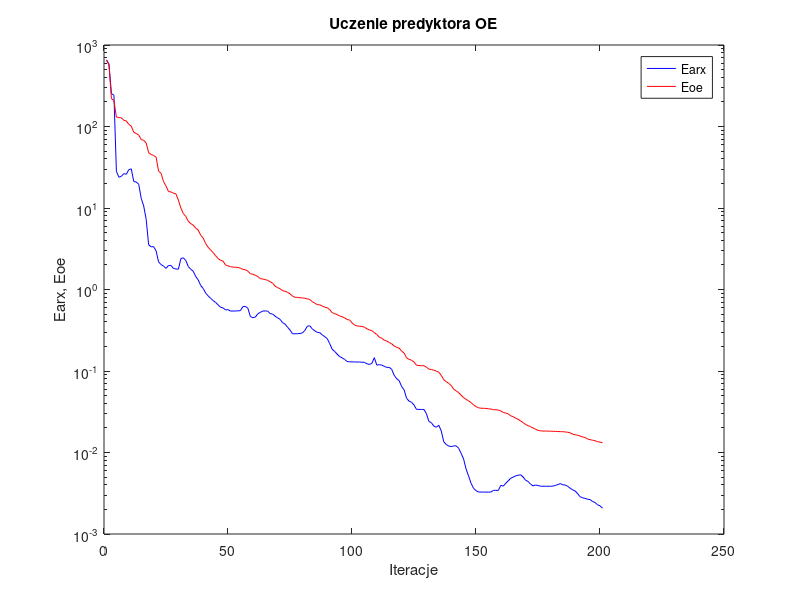
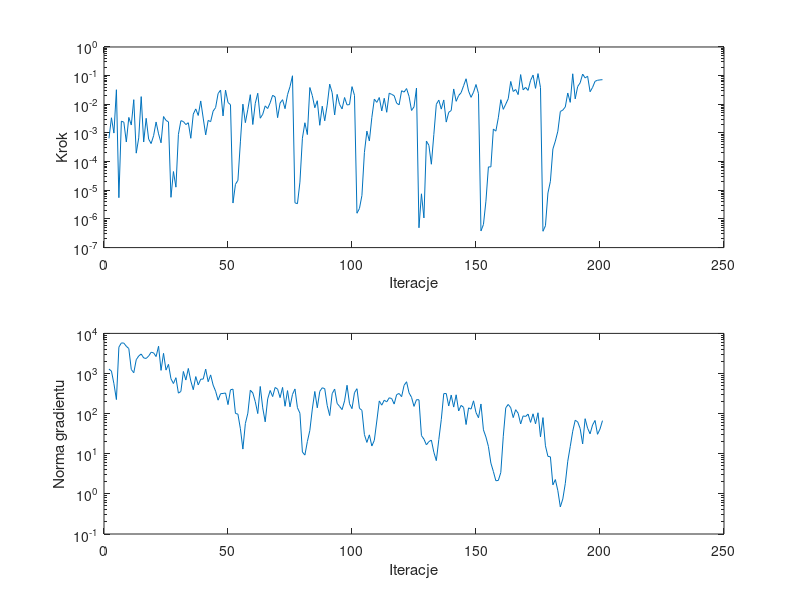

MATLAB code to generate these figures, in order:
%uczenie predyktora oe
clear all;
n=0; farx(n+1)=6.583746e+002; foe(n+1)=6.518038e+002; wspucz(n+1)=0.000000e+000; ng(n+1)=0.000000e+000;
%odnowa zmiennej metryki
n=1; farx(n+1)=5.842862e+002; foe(n+1)=5.696602e+002; krok(n+1)=6.465635e-004; ng(n+1)=1.291518e+003;
n=2; farx(n+1)=2.526258e+002; foe(n+1)=2.191962e+002; krok(n+1)=3.388445e-003; ng(n+1)=1.149299e+003;
n=3; farx(n+1)=2.424557e+002; foe(n+1)=2.084722e+002; krok(n+1)=9.915259e-004; ng(n+1)=5.571485e+002;
n=4; farx(n+1)=2.820998e+001; foe(n+1)=1.304368e+002; krok(n+1)=3.224490e-002; ng(n+1)=2.241680e+002;
n=5; farx(n+1)=2.386371e+001; foe(n+1)=1.289536e+002; krok(n+1)=5.513365e-006; ng(n+1)=4.545732e+003;
n=6; farx(n+1)=2.447679e+001; foe(n+1)=1.277103e+002; krok(n+1)=2.583925e-003; ng(n+1)=5.790706e+003;
n=7; farx(n+1)=2.639656e+001; foe(n+1)=1.191883e+002; krok(n+1)=2.371550e-003; ng(n+1)=5.728336e+003;
n=8; farx(n+1)=2.593556e+001; foe(n+1)=1.168738e+002; krok(n+1)=4.835723e-004; ng(n+1)=4.767954e+003;
n=9; farx(n+1)=2.953562e+001; foe(n+1)=1.062501e+002; krok(n+1)=3.485222e-003; ng(n+1)=4.199385e+003;
n=10; farx(n+1)=3.020879e+001; foe(n+1)=1.009857e+002; krok(n+1)=1.889294e-003; ng(n+1)=1.262462e+003;
n=11; farx(n+1)=2.113140e+001; foe(n+1)=8.506424e+001; krok(n+1)=1.450364e-002; ng(n+1)=1.045544e+003;
n=12; farx(n+1)=2.084498e+001; foe(n+1)=8.206465e+001; krok(n+1)=1.974847e-004; ng(n+1)=2.208062e+003;
n=13; farx(n+1)=1.956640e+001; foe(n+1)=7.844912e+001; krok(n+1)=6.738436e-004; ng(n+1)=2.737376e+003;
n=14; farx(n+1)=1.315075e+001; foe(n+1)=6.919428e+001; krok(n+1)=1.853599e-002; ng(n+1)=3.063225e+003;
n=15; farx(n+1)=1.060745e+001; foe(n+1)=6.756821e+001; krok(n+1)=4.835723e-004; ng(n+1)=2.445041e+003;
n=16; farx(n+1)=7.281814e+000; foe(n+1)=6.282834e+001; krok(n+1)=3.248447e-003; ng(n+1)=2.374460e+003;
n=17; farx(n+1)=3.539139e+000; foe(n+1)=4.770125e+001; krok(n+1)=6.100243e-004; ng(n+1)=2.727356e+003;
n=18; farx(n+1)=3.342665e+000; foe(n+1)=4.526326e+001; krok(n+1)=4.261111e-004; ng(n+1)=3.383896e+003;
n=19; farx(n+1)=3.356398e+000; foe(n+1)=4.413728e+001; krok(n+1)=8.031637e-004; ng(n+1)=3.273296e+003;
n=20; farx(n+1)=2.981254e+000; foe(n+1)=4.214654e+001; krok(n+1)=2.415320e-003; ng(n+1)=2.645478e+003;
n=21; farx(n+1)=2.185284e+000; foe(n+1)=2.837897e+001; krok(n+1)=9.305128e-004; ng(n+1)=4.784621e+003;
n=22; farx(n+1)=2.020389e+000; foe(n+1)=2.671425e+001; krok(n+1)=4.532388e-004; ng(n+1)=1.197902e+003;
n=23; farx(n+1)=1.941522e+000; foe(n+1)=2.110715e+001; krok(n+1)=3.739948e-003; ng(n+1)=3.185137e+003;
n=24; farx(n+1)=1.815975e+000; foe(n+1)=1.859586e+001; krok(n+1)=2.742688e-003; ng(n+1)=1.216972e+003;
n=25; farx(n+1)=1.969305e+000; foe(n+1)=1.592407e+001; krok(n+1)=2.426196e-003; ng(n+1)=1.693953e+003;
%odnowa zmiennej metryki
n=26; farx(n+1)=1.974091e+000; foe(n+1)=1.576136e+001; krok(n+1)=5.685733e-006; ng(n+1)=7.387860e+002;
n=27; farx(n+1)=1.813393e+000; foe(n+1)=1.519959e+001; krok(n+1)=4.506169e-005; ng(n+1)=5.631358e+002;
n=28; farx(n+1)=1.787873e+000; foe(n+1)=1.490739e+001; krok(n+1)=1.285784e-005; ng(n+1)=7.865679e+002;
n=29; farx(n+1)=1.774889e+000; foe(n+1)=1.247333e+001; krok(n+1)=8.898758e-004; ng(n+1)=3.242134e+002;
n=30; farx(n+1)=2.397854e+000; foe(n+1)=9.974953e+000; krok(n+1)=2.677949e-003; ng(n+1)=3.575693e+002;
n=31; farx(n+1)=2.447985e+000; foe(n+1)=8.548580e+000; krok(n+1)=2.511123e-003; ng(n+1)=1.125032e+003;
n=32; farx(n+1)=2.268724e+000; foe(n+1)=7.880425e+000; krok(n+1)=1.958759e-003; ng(n+1)=6.881863e+002;
n=33; farx(n+1)=1.912263e+000; foe(n+1)=6.874710e+000; krok(n+1)=2.274128e-003; ng(n+1)=1.337632e+003;
n=34; farx(n+1)=1.772498e+000; foe(n+1)=6.419220e+000; krok(n+1)=6.518015e-004; ng(n+1)=6.507662e+002;
n=35; farx(n+1)=1.670032e+000; foe(n+1)=6.155822e+000; krok(n+1)=4.541426e-003; ng(n+1)=3.952382e+002;
n=36; farx(n+1)=1.438212e+000; foe(n+1)=5.640540e+000; krok(n+1)=6.905382e-003; ng(n+1)=8.388151e+002;
n=37; farx(n+1)=1.310883e+000; foe(n+1)=5.367256e+000; krok(n+1)=4.077649e-003; ng(n+1)=5.201800e+002;
n=38; farx(n+1)=1.117696e+000; foe(n+1)=4.631680e+000; krok(n+1)=1.308935e-002; ng(n+1)=7.214356e+002;
n=39; farx(n+1)=1.028279e+000; foe(n+1)=4.272426e+000; krok(n+1)=3.303815e-003; ng(n+1)=7.268544e+002;
n=40; farx(n+1)=9.043425e-001; foe(n+1)=3.652929e+000; krok(n+1)=8.566255e-004; ng(n+1)=1.287618e+003;
n=41; farx(n+1)=8.343119e-001; foe(n+1)=3.295207e+000; krok(n+1)=2.742688e-003; ng(n+1)=6.248582e+002;
n=42; farx(n+1)=7.789697e-001; foe(n+1)=3.055165e+000; krok(n+1)=2.478671e-003; ng(n+1)=9.233844e+002;
n=43; farx(n+1)=7.316954e-001; foe(n+1)=2.837920e+000; krok(n+1)=5.767896e-003; ng(n+1)=5.146670e+002;
n=44; farx(n+1)=6.944084e-001; foe(n+1)=2.599029e+000; krok(n+1)=7.680234e-003; ng(n+1)=3.630266e+002;
n=45; farx(n+1)=6.480146e-001; foe(n+1)=2.402852e+000; krok(n+1)=2.362755e-002; ng(n+1)=2.165936e+002;
n=46; farx(n+1)=6.045359e-001; foe(n+1)=2.277292e+000; krok(n+1)=3.129602e-002; ng(n+1)=3.142797e+002;
n=47; farx(n+1)=5.947800e-001; foe(n+1)=2.233612e+000; krok(n+1)=3.929986e-003; ng(n+1)=3.180725e+002;
n=48; farx(n+1)=5.617309e-001; foe(n+1)=1.996191e+000; krok(n+1)=3.130011e-002; ng(n+1)=3.269430e+002;
n=49; farx(n+1)=5.663438e-001; foe(n+1)=1.950946e+000; krok(n+1)=1.153579e-002; ng(n+1)=1.678040e+002;
n=50; farx(n+1)=5.439710e-001; foe(n+1)=1.906597e+000; krok(n+1)=9.690117e-003; ng(n+1)=3.930651e+002;
%odnowa zmiennej metryki
n=51; farx(n+1)=5.441855e-001; foe(n+1)=1.880522e+000; krok(n+1)=3.586316e-006; ng(n+1)=4.081673e+002;
n=52; farx(n+1)=5.454044e-001; foe(n+1)=1.873928e+000; krok(n+1)=1.611741e-005; ng(n+1)=1.012094e+002;
n=53; farx(n+1)=5.470528e-001; foe(n+1)=1.864439e+000; krok(n+1)=2.226248e-005; ng(n+1)=9.715183e+001;
n=54; farx(n+1)=5.505499e-001; foe(n+1)=1.825767e+000; krok(n+1)=4.896899e-004; ng(n+1)=4.192840e+001;
n=55; farx(n+1)=6.171312e-001; foe(n+1)=1.766113e+000; krok(n+1)=1.012568e-002; ng(n+1)=1.307749e+001;
n=56; farx(n+1)=6.195073e-001; foe(n+1)=1.750219e+000; krok(n+1)=2.287557e-003; ng(n+1)=5.678342e+001;
n=57; farx(n+1)=5.904530e-001; foe(n+1)=1.677093e+000; krok(n+1)=6.669234e-003; ng(n+1)=1.026380e+002;
n=58; farx(n+1)=4.677035e-001; foe(n+1)=1.562830e+000; krok(n+1)=2.165649e-002; ng(n+1)=3.834769e+002;
n=59; farx(n+1)=4.503418e-001; foe(n+1)=1.536462e+000; krok(n+1)=1.970836e-003; ng(n+1)=3.282208e+002;
n=60; farx(n+1)=4.583314e-001; foe(n+1)=1.498761e+000; krok(n+1)=1.086709e-002; ng(n+1)=1.988584e+002;
n=61; farx(n+1)=5.031636e-001; foe(n+1)=1.442494e+000; krok(n+1)=2.428721e-002; ng(n+1)=1.003167e+002;
n=62; farx(n+1)=5.233636e-001; foe(n+1)=1.361654e+000; krok(n+1)=3.272561e-003; ng(n+1)=4.755814e+002;
n=63; farx(n+1)=5.442645e-001; foe(n+1)=1.343316e+000; krok(n+1)=4.478448e-003; ng(n+1)=1.394724e+002;
n=64; farx(n+1)=5.453872e-001; foe(n+1)=1.327491e+000; krok(n+1)=8.806488e-003; ng(n+1)=6.249326e+001;
n=65; farx(n+1)=5.440669e-001; foe(n+1)=1.294182e+000; krok(n+1)=7.117955e-003; ng(n+1)=2.323087e+002;
n=66; farx(n+1)=5.058733e-001; foe(n+1)=1.243418e+000; krok(n+1)=1.129495e-002; ng(n+1)=3.779573e+002;
n=67; farx(n+1)=5.005156e-001; foe(n+1)=1.199110e+000; krok(n+1)=2.067140e-002; ng(n+1)=2.659698e+002;
n=68; farx(n+1)=4.699911e-001; foe(n+1)=1.097806e+000; krok(n+1)=1.808357e-002; ng(n+1)=4.494268e+002;
n=69; farx(n+1)=4.489745e-001; foe(n+1)=1.053975e+000; krok(n+1)=3.416397e-003; ng(n+1)=4.084199e+002;
n=70; farx(n+1)=4.299990e-001; foe(n+1)=1.024273e+000; krok(n+1)=1.109636e-002; ng(n+1)=2.503622e+002;
n=71; farx(n+1)=3.924533e-001; foe(n+1)=9.661403e-001; krok(n+1)=1.450364e-002; ng(n+1)=4.503277e+002;
n=72; farx(n+1)=3.763664e-001; foe(n+1)=9.524447e-001; krok(n+1)=7.029269e-003; ng(n+1)=1.528581e+002;
n=73; farx(n+1)=3.446682e-001; foe(n+1)=9.233331e-001; krok(n+1)=2.160287e-002; ng(n+1)=3.750016e+002;
n=74; farx(n+1)=3.190368e-001; foe(n+1)=8.855787e-001; krok(n+1)=4.138946e-002; ng(n+1)=1.475923e+002;
n=75; farx(n+1)=2.860790e-001; foe(n+1)=8.295475e-001; krok(n+1)=9.907791e-002; ng(n+1)=3.008279e+002;
%odnowa zmiennej metryki
n=76; farx(n+1)=2.865210e-001; foe(n+1)=8.024901e-001; krok(n+1)=3.652351e-006; ng(n+1)=4.120621e+002;
n=77; farx(n+1)=2.867344e-001; foe(n+1)=7.997966e-001; krok(n+1)=3.399386e-006; ng(n+1)=1.405752e+002;
n=78; farx(n+1)=2.887833e-001; foe(n+1)=7.921549e-001; krok(n+1)=1.924408e-005; ng(n+1)=1.024057e+002;
n=79; farx(n+1)=2.931517e-001; foe(n+1)=7.883937e-001; krok(n+1)=6.553529e-004; ng(n+1)=1.107899e+001;
n=80; farx(n+1)=3.143966e-001; foe(n+1)=7.809244e-001; krok(n+1)=2.269576e-003; ng(n+1)=9.267750e+000;
n=81; farx(n+1)=3.550891e-001; foe(n+1)=7.687746e-001; krok(n+1)=8.790130e-004; ng(n+1)=2.017790e+001;
n=82; farx(n+1)=3.581915e-001; foe(n+1)=7.519404e-001; krok(n+1)=3.850210e-002; ng(n+1)=3.822793e+001;
n=83; farx(n+1)=3.278875e-001; foe(n+1)=7.100606e-001; krok(n+1)=2.008899e-002; ng(n+1)=1.303103e+002;
n=84; farx(n+1)=3.114953e-001; foe(n+1)=6.786714e-001; krok(n+1)=7.585588e-003; ng(n+1)=3.567266e+002;
n=85; farx(n+1)=2.979948e-001; foe(n+1)=6.526090e-001; krok(n+1)=1.333847e-002; ng(n+1)=1.398027e+002;
n=86; farx(n+1)=2.953526e-001; foe(n+1)=6.490956e-001; krok(n+1)=1.853619e-003; ng(n+1)=3.585708e+002;
n=87; farx(n+1)=2.775748e-001; foe(n+1)=6.270566e-001; krok(n+1)=8.580693e-003; ng(n+1)=4.410313e+002;
n=88; farx(n+1)=2.638050e-001; foe(n+1)=6.067681e-001; krok(n+1)=2.659087e-003; ng(n+1)=4.199678e+002;
n=89; farx(n+1)=2.502928e-001; foe(n+1)=5.976140e-001; krok(n+1)=9.356732e-003; ng(n+1)=1.600453e+002;
n=90; farx(n+1)=2.173496e-001; foe(n+1)=5.664321e-001; krok(n+1)=5.059367e-002; ng(n+1)=8.951027e+001;
n=91; farx(n+1)=1.846063e-001; foe(n+1)=5.196076e-001; krok(n+1)=2.541206e-002; ng(n+1)=3.148421e+002;
n=92; farx(n+1)=1.740993e-001; foe(n+1)=5.065051e-001; krok(n+1)=4.243311e-003; ng(n+1)=4.098650e+002;
n=93; farx(n+1)=1.612053e-001; foe(n+1)=4.928657e-001; krok(n+1)=2.219272e-002; ng(n+1)=1.803904e+002;
n=94; farx(n+1)=1.503422e-001; foe(n+1)=4.732514e-001; krok(n+1)=9.832841e-003; ng(n+1)=1.510608e+002;
n=95; farx(n+1)=1.451917e-001; foe(n+1)=4.641065e-001; krok(n+1)=6.907945e-003; ng(n+1)=1.260528e+002;
n=96; farx(n+1)=1.389039e-001; foe(n+1)=4.497356e-001; krok(n+1)=1.725161e-002; ng(n+1)=2.082136e+002;
n=97; farx(n+1)=1.309556e-001; foe(n+1)=4.281765e-001; krok(n+1)=9.505482e-003; ng(n+1)=5.092437e+002;
n=98; farx(n+1)=1.295014e-001; foe(n+1)=4.224985e-001; krok(n+1)=9.778245e-003; ng(n+1)=1.766253e+002;
n=99; farx(n+1)=1.296526e-001; foe(n+1)=3.904463e-001; krok(n+1)=4.134280e-002; ng(n+1)=1.331199e+002;
n=100; farx(n+1)=1.288736e-001; foe(n+1)=3.671431e-001; krok(n+1)=2.055621e-002; ng(n+1)=3.329921e+002;
%odnowa zmiennej metryki
n=101; farx(n+1)=1.289917e-001; foe(n+1)=3.566279e-001; krok(n+1)=1.581345e-006; ng(n+1)=4.183854e+002;
n=102; farx(n+1)=1.289093e-001; foe(n+1)=3.551703e-001; krok(n+1)=2.315967e-006; ng(n+1)=1.357478e+002;
n=103; farx(n+1)=1.281770e-001; foe(n+1)=3.512436e-001; krok(n+1)=6.597523e-006; ng(n+1)=1.211363e+002;
n=104; farx(n+1)=1.277384e-001; foe(n+1)=3.456384e-001; krok(n+1)=2.084136e-004; ng(n+1)=3.011061e+001;
n=105; farx(n+1)=1.227834e-001; foe(n+1)=3.299137e-001; krok(n+1)=1.162042e-003; ng(n+1)=1.916538e+001;
n=106; farx(n+1)=1.203493e-001; foe(n+1)=3.191432e-001; krok(n+1)=5.234410e-004; ng(n+1)=2.962316e+001;
n=107; farx(n+1)=1.240502e-001; foe(n+1)=3.130744e-001; krok(n+1)=3.485222e-003; ng(n+1)=1.558918e+001;
n=108; farx(n+1)=1.455719e-001; foe(n+1)=2.956546e-001; krok(n+1)=1.511671e-002; ng(n+1)=2.160100e+001;
n=109; farx(n+1)=1.181175e-001; foe(n+1)=2.804927e-001; krok(n+1)=1.165868e-002; ng(n+1)=6.545025e+001;
n=110; farx(n+1)=1.195713e-001; foe(n+1)=2.600222e-001; krok(n+1)=1.725161e-002; ng(n+1)=2.071351e+002;
n=111; farx(n+1)=1.183091e-001; foe(n+1)=2.521925e-001; krok(n+1)=5.879121e-003; ng(n+1)=1.626875e+002;
n=112; farx(n+1)=1.141411e-001; foe(n+1)=2.386079e-001; krok(n+1)=1.621660e-002; ng(n+1)=2.165407e+002;
n=113; farx(n+1)=1.106516e-001; foe(n+1)=2.335042e-001; krok(n+1)=5.269205e-003; ng(n+1)=1.961240e+002;
n=114; farx(n+1)=1.109966e-001; foe(n+1)=2.235451e-001; krok(n+1)=2.447519e-002; ng(n+1)=2.485778e+002;
n=115; farx(n+1)=1.048615e-001; foe(n+1)=2.157197e-001; krok(n+1)=2.219272e-002; ng(n+1)=2.377215e+002;
n=116; farx(n+1)=8.876318e-002; foe(n+1)=2.027734e-001; krok(n+1)=2.000182e-002; ng(n+1)=1.731943e+002;
n=117; farx(n+1)=8.029630e-002; foe(n+1)=1.950116e-001; krok(n+1)=1.095618e-002; ng(n+1)=2.982520e+002;
n=118; farx(n+1)=7.633776e-002; foe(n+1)=1.910053e-001; krok(n+1)=9.602589e-003; ng(n+1)=3.176160e+002;
n=119; farx(n+1)=6.452215e-002; foe(n+1)=1.759593e-001; krok(n+1)=2.977118e-002; ng(n+1)=2.649273e+002;
n=120; farx(n+1)=5.875527e-002; foe(n+1)=1.660450e-001; krok(n+1)=2.667694e-002; ng(n+1)=5.073139e+002;
n=121; farx(n+1)=4.637560e-002; foe(n+1)=1.452018e-001; krok(n+1)=3.542231e-002; ng(n+1)=6.236016e+002;
n=122; farx(n+1)=4.266811e-002; foe(n+1)=1.388979e-001; krok(n+1)=1.893212e-002; ng(n+1)=3.296459e+002;
n=123; farx(n+1)=4.138690e-002; foe(n+1)=1.356861e-001; krok(n+1)=6.099924e-003; ng(n+1)=2.553783e+002;
n=124; farx(n+1)=3.833193e-002; foe(n+1)=1.289401e-001; krok(n+1)=8.128862e-003; ng(n+1)=1.515013e+002;
n=125; farx(n+1)=3.385180e-002; foe(n+1)=1.178629e-001; krok(n+1)=3.678347e-002; ng(n+1)=2.230496e+002;
%odnowa zmiennej metryki
n=126; farx(n+1)=3.382426e-002; foe(n+1)=1.164348e-001; krok(n+1)=4.915571e-007; ng(n+1)=2.211577e+002;
n=127; farx(n+1)=3.373360e-002; foe(n+1)=1.161908e-001; krok(n+1)=7.535405e-006; ng(n+1)=2.840278e+001;
n=128; farx(n+1)=3.373100e-002; foe(n+1)=1.161717e-001; krok(n+1)=1.083419e-006; ng(n+1)=2.316051e+001;
n=129; farx(n+1)=2.998680e-002; foe(n+1)=1.116356e-001; krok(n+1)=5.216764e-004; ng(n+1)=1.670196e+001;
n=130; farx(n+1)=2.407068e-002; foe(n+1)=1.052985e-001; krok(n+1)=3.716872e-004; ng(n+1)=2.008434e+001;
n=131; farx(n+1)=2.318655e-002; foe(n+1)=1.042767e-001; krok(n+1)=8.104372e-005; ng(n+1)=2.189770e+001;
n=132; farx(n+1)=2.104652e-002; foe(n+1)=1.023087e-001; krok(n+1)=8.861138e-004; ng(n+1)=1.091414e+001;
n=133; farx(n+1)=2.044409e-002; foe(n+1)=9.962988e-002; krok(n+1)=1.000726e-002; ng(n+1)=6.746480e+000;
n=134; farx(n+1)=2.157618e-002; foe(n+1)=9.651449e-002; krok(n+1)=1.400181e-002; ng(n+1)=2.251773e+001;
n=135; farx(n+1)=1.834001e-002; foe(n+1)=8.825315e-002; krok(n+1)=6.800237e-003; ng(n+1)=7.108922e+001;
n=136; farx(n+1)=1.355472e-002; foe(n+1)=7.809649e-002; krok(n+1)=1.417782e-002; ng(n+1)=3.152947e+002;
n=137; farx(n+1)=1.252645e-002; foe(n+1)=7.395757e-002; krok(n+1)=2.396053e-003; ng(n+1)=3.173175e+002;
n=138; farx(n+1)=1.200821e-002; foe(n+1)=7.069735e-002; krok(n+1)=5.269205e-003; ng(n+1)=1.551250e+002;
n=139; farx(n+1)=1.182289e-002; foe(n+1)=6.647659e-002; krok(n+1)=6.053639e-003; ng(n+1)=2.907635e+002;
n=140; farx(n+1)=1.203481e-002; foe(n+1)=5.968489e-002; krok(n+1)=3.432277e-002; ng(n+1)=1.457166e+002;
n=141; farx(n+1)=1.207686e-002; foe(n+1)=5.717279e-002; krok(n+1)=1.270603e-002; ng(n+1)=2.946735e+002;
n=142; farx(n+1)=1.127920e-002; foe(n+1)=5.432461e-002; krok(n+1)=2.024365e-002; ng(n+1)=1.164616e+002;
n=143; farx(n+1)=9.769852e-003; foe(n+1)=5.039765e-002; krok(n+1)=2.550930e-002; ng(n+1)=1.606085e+002;
n=144; farx(n+1)=8.322720e-003; foe(n+1)=4.717737e-002; krok(n+1)=4.438543e-002; ng(n+1)=1.431511e+002;
n=145; farx(n+1)=6.256305e-003; foe(n+1)=4.486599e-002; krok(n+1)=7.780615e-002; ng(n+1)=5.351786e+001;
n=146; farx(n+1)=5.149380e-003; foe(n+1)=4.304248e-002; krok(n+1)=2.900728e-002; ng(n+1)=1.392527e+002;
n=147; farx(n+1)=4.197922e-003; foe(n+1)=4.098600e-002; krok(n+1)=1.748904e-002; ng(n+1)=1.296914e+002;
n=148; farx(n+1)=3.636112e-003; foe(n+1)=3.835069e-002; krok(n+1)=2.643052e-002; ng(n+1)=2.085549e+002;
n=149; farx(n+1)=3.405170e-003; foe(n+1)=3.662875e-002; krok(n+1)=4.904612e-002; ng(n+1)=1.064961e+002;
n=150; farx(n+1)=3.273740e-003; foe(n+1)=3.538495e-002; krok(n+1)=2.351648e-002; ng(n+1)=7.897121e+001;
%odnowa zmiennej metryki
n=151; farx(n+1)=3.270476e-003; foe(n+1)=3.492003e-002; krok(n+1)=3.811871e-007; ng(n+1)=1.739936e+002;
n=152; farx(n+1)=3.270083e-003; foe(n+1)=3.488587e-002; krok(n+1)=6.395081e-007; ng(n+1)=3.942324e+001;
n=153; farx(n+1)=3.264714e-003; foe(n+1)=3.477519e-002; krok(n+1)=4.164656e-006; ng(n+1)=2.620620e+001;
n=154; farx(n+1)=3.268532e-003; foe(n+1)=3.432608e-002; krok(n+1)=6.537935e-005; ng(n+1)=1.523108e+001;
n=155; farx(n+1)=3.269441e-003; foe(n+1)=3.419663e-002; krok(n+1)=6.546014e-005; ng(n+1)=5.836955e+000;
n=156; farx(n+1)=3.423802e-003; foe(n+1)=3.358091e-002; krok(n+1)=1.371344e-003; ng(n+1)=3.621642e+000;
n=157; farx(n+1)=3.436080e-003; foe(n+1)=3.345661e-002; krok(n+1)=1.157298e-003; ng(n+1)=2.127273e+000;
n=158; farx(n+1)=3.421088e-003; foe(n+1)=3.317515e-002; krok(n+1)=3.390416e-003; ng(n+1)=2.160607e+000;
n=159; farx(n+1)=3.962887e-003; foe(n+1)=3.237021e-002; krok(n+1)=1.448480e-002; ng(n+1)=3.420241e+000;
n=160; farx(n+1)=3.868832e-003; foe(n+1)=3.094037e-002; krok(n+1)=6.669234e-003; ng(n+1)=2.735776e+001;
n=161; farx(n+1)=4.190107e-003; foe(n+1)=3.046717e-002; krok(n+1)=1.012183e-002; ng(n+1)=1.400855e+002;
n=162; farx(n+1)=4.489169e-003; foe(n+1)=2.977724e-002; krok(n+1)=1.564801e-002; ng(n+1)=1.695079e+002;
n=163; farx(n+1)=4.837145e-003; foe(n+1)=2.817128e-002; krok(n+1)=6.268030e-002; ng(n+1)=1.405094e+002;
n=164; farx(n+1)=4.984747e-003; foe(n+1)=2.752067e-002; krok(n+1)=2.799347e-002; ng(n+1)=7.968994e+001;
n=165; farx(n+1)=5.170468e-003; foe(n+1)=2.628722e-002; krok(n+1)=3.280985e-002; ng(n+1)=1.253600e+002;
n=166; farx(n+1)=5.265499e-003; foe(n+1)=2.558052e-002; krok(n+1)=2.183177e-002; ng(n+1)=1.019825e+002;
n=167; farx(n+1)=5.329642e-003; foe(n+1)=2.432815e-002; krok(n+1)=1.088405e-001; ng(n+1)=5.529104e+001;
n=168; farx(n+1)=5.000205e-003; foe(n+1)=2.330556e-002; krok(n+1)=3.201356e-002; ng(n+1)=8.785959e+001;
n=169; farx(n+1)=4.566444e-003; foe(n+1)=2.202153e-002; krok(n+1)=3.893014e-002; ng(n+1)=8.504202e+001;
n=170; farx(n+1)=4.417172e-003; foe(n+1)=2.141147e-002; krok(n+1)=3.052860e-002; ng(n+1)=9.731556e+001;
n=171; farx(n+1)=4.082865e-003; foe(n+1)=2.072068e-002; krok(n+1)=6.826594e-002; ng(n+1)=6.050583e+001;
n=172; farx(n+1)=3.892790e-003; foe(n+1)=2.002175e-002; krok(n+1)=1.046893e-001; ng(n+1)=9.901698e+001;
n=173; farx(n+1)=3.993146e-003; foe(n+1)=1.930019e-002; krok(n+1)=3.599004e-002; ng(n+1)=5.583074e+001;
n=174; farx(n+1)=3.934306e-003; foe(n+1)=1.868899e-002; krok(n+1)=1.178633e-001; ng(n+1)=1.050902e+002;
n=175; farx(n+1)=3.856146e-003; foe(n+1)=1.844055e-002; krok(n+1)=3.844828e-002; ng(n+1)=2.640330e+001;
%odnowa zmiennej metryki
n=176; farx(n+1)=3.856481e-003; foe(n+1)=1.833111e-002; krok(n+1)=3.716227e-007; ng(n+1)=7.959120e+001;
n=177; farx(n+1)=3.856907e-003; foe(n+1)=1.832565e-002; krok(n+1)=5.777624e-007; ng(n+1)=1.577640e+001;
n=178; farx(n+1)=3.852657e-003; foe(n+1)=1.830139e-002; krok(n+1)=8.012023e-006; ng(n+1)=8.613271e+000;
n=179; farx(n+1)=3.851478e-003; foe(n+1)=1.825477e-002; krok(n+1)=2.058283e-005; ng(n+1)=8.380060e+000;
n=180; farx(n+1)=3.872364e-003; foe(n+1)=1.821919e-002; krok(n+1)=2.752027e-004; ng(n+1)=1.676700e+000;
n=181; farx(n+1)=3.945433e-003; foe(n+1)=1.813225e-002; krok(n+1)=5.230348e-004; ng(n+1)=2.274312e+000;
n=182; farx(n+1)=4.040409e-003; foe(n+1)=1.807827e-002; krok(n+1)=1.151653e-003; ng(n+1)=1.201985e+000;
n=183; farx(n+1)=4.157504e-003; foe(n+1)=1.803942e-002; krok(n+1)=5.608324e-003; ng(n+1)=4.732279e-001;
n=184; farx(n+1)=4.022156e-003; foe(n+1)=1.798732e-002; krok(n+1)=6.283621e-003; ng(n+1)=7.473859e-001;
n=185; farx(n+1)=3.985493e-003; foe(n+1)=1.788794e-002; krok(n+1)=8.085176e-003; ng(n+1)=1.809309e+000;
n=186; farx(n+1)=3.844164e-003; foe(n+1)=1.771214e-002; krok(n+1)=2.476948e-002; ng(n+1)=6.518955e+000;
n=187; farx(n+1)=3.635393e-003; foe(n+1)=1.744428e-002; krok(n+1)=1.169933e-002; ng(n+1)=1.515240e+001;
n=188; farx(n+1)=3.480049e-003; foe(n+1)=1.674181e-002; krok(n+1)=1.160291e-001; ng(n+1)=3.643637e+001;
n=189; farx(n+1)=3.368701e-003; foe(n+1)=1.652541e-002; krok(n+1)=1.547432e-002; ng(n+1)=6.839101e+001;
n=190; farx(n+1)=3.121106e-003; foe(n+1)=1.624217e-002; krok(n+1)=4.171530e-002; ng(n+1)=6.240067e+001;
n=191; farx(n+1)=2.863894e-003; foe(n+1)=1.592643e-002; krok(n+1)=5.623415e-002; ng(n+1)=4.245827e+001;
n=192; farx(n+1)=2.778954e-003; foe(n+1)=1.550981e-002; krok(n+1)=1.134226e-001; ng(n+1)=1.757603e+001;
n=193; farx(n+1)=2.736058e-003; foe(n+1)=1.528896e-002; krok(n+1)=8.321100e-002; ng(n+1)=7.479675e+001;
n=194; farx(n+1)=2.668171e-003; foe(n+1)=1.464568e-002; krok(n+1)=9.548572e-002; ng(n+1)=4.327200e+001;
n=195; farx(n+1)=2.646004e-003; foe(n+1)=1.437095e-002; krok(n+1)=2.741202e-002; ng(n+1)=3.139335e+001;
n=196; farx(n+1)=2.503506e-003; foe(n+1)=1.414637e-002; krok(n+1)=3.873453e-002; ng(n+1)=5.210783e+001;
n=197; farx(n+1)=2.436907e-003; foe(n+1)=1.394057e-002; krok(n+1)=6.345427e-002; ng(n+1)=6.759921e+001;
n=198; farx(n+1)=2.282672e-003; foe(n+1)=1.358033e-002; krok(n+1)=6.900644e-002; ng(n+1)=3.053609e+001;
n=199; farx(n+1)=2.218262e-003; foe(n+1)=1.341840e-002; krok(n+1)=7.100297e-002; ng(n+1)=4.137679e+001;
n=200; farx(n+1)=2.075287e-003; foe(n+1)=1.316188e-002; krok(n+1)=7.236188e-002; ng(n+1)=6.694755e+001;

figure; semilogy(farx,'b'); hold on; semilogy(foe,'r'); xlabel('Iteracje'); ylabel('Earx, Eoe'); legend('Earx','Eoe'); title('Uczenie predyktora OE');
figure; subplot(2,1,1); semilogy(krok); xlabel('Iteracje'); ylabel('Krok');
subplot(2,1,2); semilogy(ng); xlabel('Iteracje'); ylabel('Norma gradientu');
Earx=farx(n+1)
Eoe=foe(n+1)
